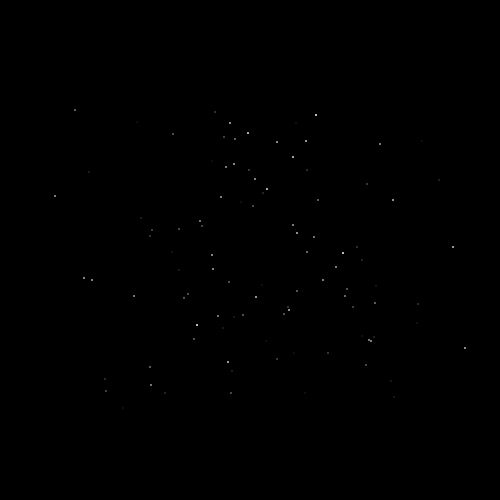
Frame 1 (no input)
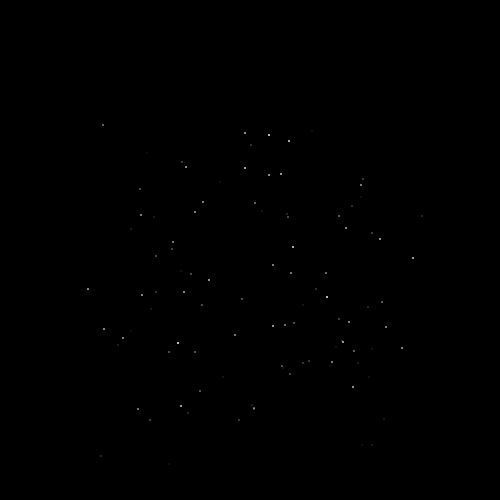
Frame 60 (the mouse pressed at the canvas centre just before this capture)
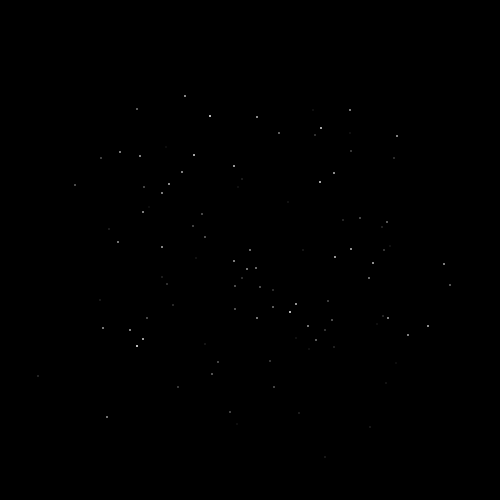
Frame 120 (the mouse held since frame 60 and released just before this capture)

The Processing sketch that drew these frames (run headless with seeded random() and noise(); from frame 60 on, the mouse is pressed at the canvas centre):

// Processing sketch: processing_171914
// ── processing_171914.pde

ArrayList<Particle> particles;
float numParticles;
float reactionDist; // distance at which particles should react with each other
float lineOdds; // 0 to 100, what are the odds we'll draw a line if two particles are close enough?
 
void setup() {
  size(500, 500);
  smooth();
  frameRate(30);
 
  particles = new ArrayList();
  numParticles = 100;
  reactionDist = 50;
  lineOdds = 100;
 
  for (int i = 0; i < numParticles; i++) {
    particles.add(new Particle(random(width/5, width-(width/5)), random(height/5, height-(height/5)), random(0.5, 2)));
  }
}

void draw() {
  background(0);
 
  for (int i = 0; i < particles.size(); i++) {
    Particle p = (Particle) particles.get(i);
    p.draw();
  }
  
  if(mousePressed == true) { //press mouse, make dots!
    ellipse(mouseX, mouseY, random(0.5, 2), random(0.5, 2));
  }
  
  // detect distance & draw lines
  for (int i = 0; i < particles.size(); i++) {
    Particle p1 = (Particle) particles.get(i);
    for (int j = 0; j < particles.size(); j++) {
      Particle p2 = (Particle) particles.get(j);
      if (p1 != p2) {
        if (dist(p1.x, p1.y, p2.x, p2.y) <= reactionDist) {
          if (random(0, 100) <= lineOdds) {
            stroke(305, 80);
            strokeWeight(0.1);
            line(p1.x, p1.y, p2.x, p2.y);
          }
        }
      }
    }
  }
}
 
class Particle {
 
  float cx, cy; // animated pos
  float x, y;
  float rx, ry; // radius
  float rT;
  float size;
  float alpha;
 
  Particle(float x, float y, float size) {
    this.cx = x;
    this.cy = y;
    this.size = size;
 
    rx = random(10, 80);
    ry = random(10, 80);
    rT = random(1000, 3000);
    if (random(100) < 50) {
      rx = rx * -1;
    }
  }
 
  void draw() {
    float t = millis()/rT; // speed
    x = (int)(cx + rx * cos (t));
    y = (int)(cy + ry * sin (t));
 
    noStroke();
    fill(255);
    ellipse(x, y, size, size);
  }
}
